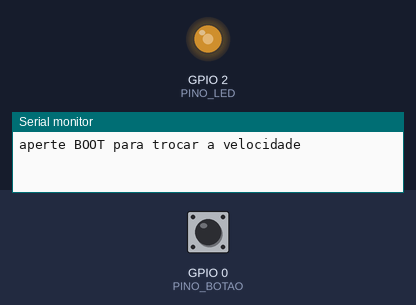
Bench run of a program on a simulated ESP32. On the bench: output pins drawn as LEDs (lit = HIGH), the last lines printed to the serial monitor. Inputs (shaded band) come from the test bench; at power-on: GPIO 0 (PINO_BOTAO) HIGH.

Above: at 1.2 s.
1.3 s: GPIO 0 (PINO_BOTAO) pulled LOW for 0.15 s
At 1.65 s:
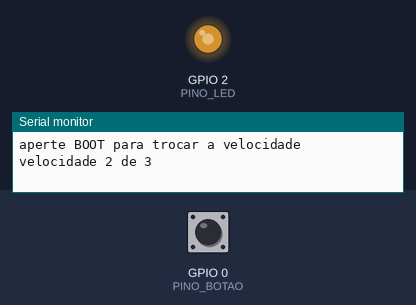
4.4 s: GPIO 0 (PINO_BOTAO) pulled LOW for 1 s
At 4.65 s:
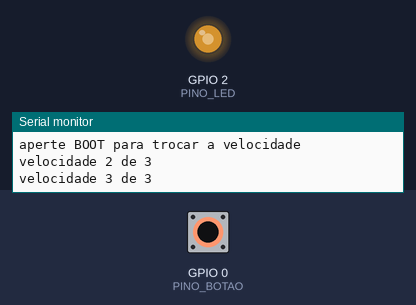
Timing chart, 0 to 7.4 s (numbered marks = the images above; inputs shaded):
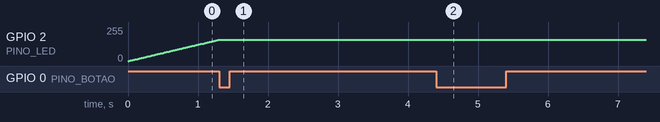

Measured:
- after the input at 1.3 s, GPIO 2 (PINO_LED): stops changing and stays 159/255
- after the input at 4.4 s, GPIO 2 (PINO_LED): stays 159/255 (without the input it goes to 168/255 after 3.6 s)

The program:

main.cpp
```cpp
#include <Arduino.h>

/*
 * Oficina de ESP32 — PETECO / UTFPR
 * Só a placa — LED "respirando" por PWM                     (tema da oficina 2)
 *
 * Nada para montar: usa o LED azul da DevKit (GPIO 2).
 *
 * O LEDC gera o PWM; o duty cycle sobe e desce suavemente. Cada aperto no
 * botão BOOT troca a velocidade da respiração. API do core 3.x:
 *   ledcAttach(pino, freq, resolucao)  e  ledcWrite(pino, duty)
 */

const int PINO_LED = 2;
const int PINO_BOTAO = 0;                // botão BOOT

const int LED_FREQ = 5000;               // 5 kHz: o olho não vê a piscada
const int LED_RES = 8;                   // duty de 0 a 255
const int LED_MAX = (1 << LED_RES) - 1;

const int PASSOS_MS[] = { 8, 3, 1 };     // devagar, médio, rápido
const int N_VELOCIDADES = sizeof(PASSOS_MS) / sizeof(PASSOS_MS[0]);
int velocidade = 0;

void setup() {
  Serial.begin(115200);
  pinMode(PINO_BOTAO, INPUT_PULLUP);
  ledcAttach(PINO_LED, LED_FREQ, LED_RES);
  Serial.println("aperte BOOT para trocar a velocidade");
}

void loop() {
  static unsigned long ultimoPasso = 0;
  static int duty = 0;
  static int sentido = 1;

  // Um passo de brilho a cada PASSOS_MS[velocidade] milissegundos.
  if (millis() - ultimoPasso >= (unsigned long)PASSOS_MS[velocidade]) {
    ultimoPasso = millis();
    duty += sentido;
    if (duty >= LED_MAX || duty <= 0) sentido = -sentido;
    ledcWrite(PINO_LED, duty);
  }

  // Botão por leitura simples: detecta a borda de descida (solto -> apertado).
  static bool estavaApertado = false;
  static unsigned long ultimoAperto = 0;
  bool apertado = digitalRead(PINO_BOTAO) == LOW;
  if (apertado && !estavaApertado && millis() - ultimoAperto > 200) {
    ultimoAperto = millis();
    velocidade = (velocidade + 1) % N_VELOCIDADES;
    Serial.printf("velocidade %d de %d\n", velocidade + 1, N_VELOCIDADES);
  }
  estavaApertado = apertado;
}
```
